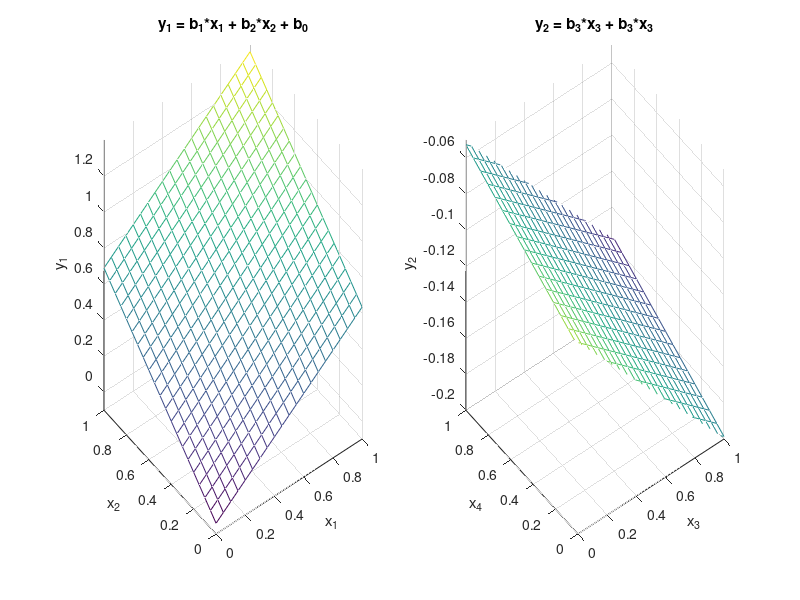

Write MATLAB code to recreate this figure.
b1 = -0.19864;
b2 = -0.05262;
b3 = 0.672974;
b4 = 0.729972;
b0 = -0.04062;

[x,y] = meshgrid(0:0.05:1);

z = b3 * x + b4 * y + b0;
w = b1 * x + b2 * y;
subplot(1,2,1);
mesh(x,y,z);
axis([0 1 0 1 -0.1 1.4]);
xlabel('x_1');
ylabel('x_2');
zlabel('y_1');
title('y_1 = b_1*x_1 + b_2*x_2 + b_0');
subplot(1,2,2);
mesh(x,y,w,z);
axis([0 1 0 1 -0.2 -0.05]);
xlabel('x_3');
ylabel('x_4');
zlabel('y_2');
title('y_2 = b_3*x_3 + b_3*x_3');